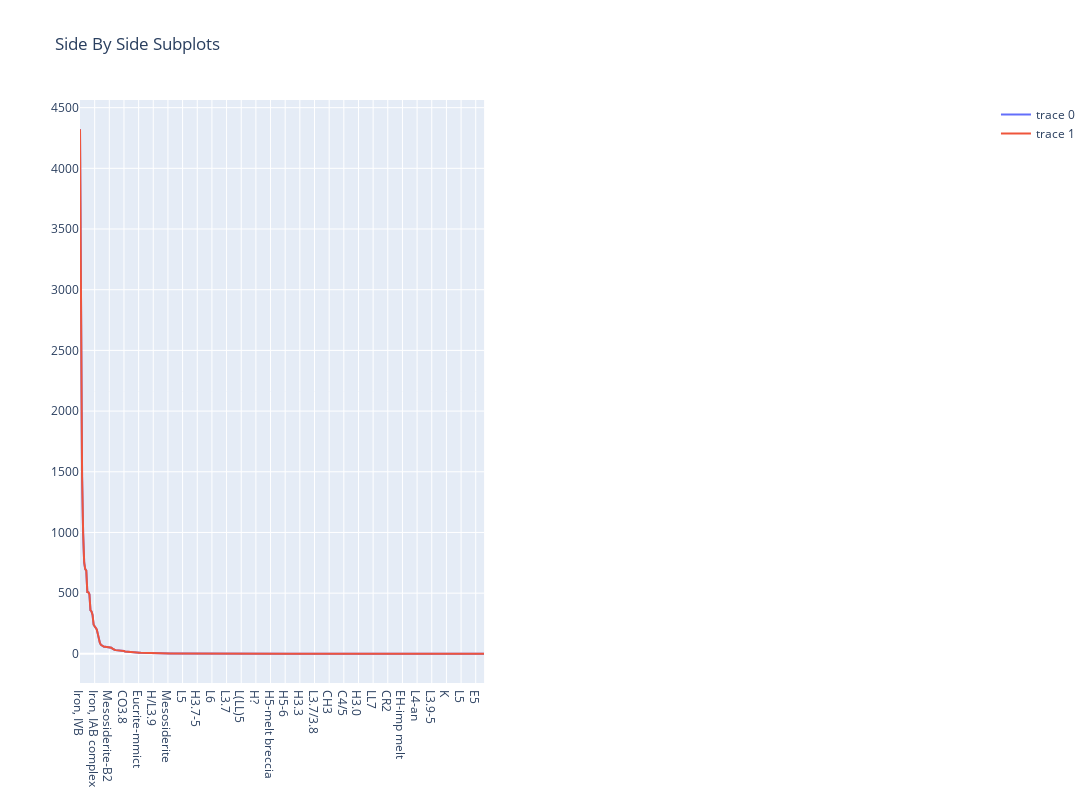

Write notebook code for a chart like this one.
### Code cell
fig = make_subplots(rows=1, cols=2)

fig.add_trace(
    go.Scatter(x=df_2.index, y=df_2['mean']),
    row=1, col=1
)

fig.add_trace(
    go.Line(x=df_2.index, y=df_2['mean'])
)

fig.update_layout(height=800, width=1500, title_text="Side By Side Subplots")
fig.show()

### Figure 1 — Plotly figure (JSON) as saved in the notebook; plotly's stock layout.template omitted (floating-point values rounded to 4 significant figures; data arrays with more than 128 entries replaced by an {"elided": "..."} marker saying what was removed)
{"data": [{"type": "scatter", "x": {"elided": "387 str values"}, "xaxis": "x", "y": {"elided": "387 float values"}, "yaxis": "y"}, {"type": "scatter", "x": {"elided": "387 str values"}, "y": {"elided": "387 float values"}}], "layout": {"height": 800, "title": {"text": "Side By Side Subplots"}, "width": 1500, "xaxis": {"anchor": "y", "domain": [0, 0.45]}, "xaxis2": {"anchor": "y2", "domain": [0.55, 1]}, "yaxis": {"anchor": "x", "domain": [0, 1]}, "yaxis2": {"anchor": "x2", "domain": [0, 1]}}}
